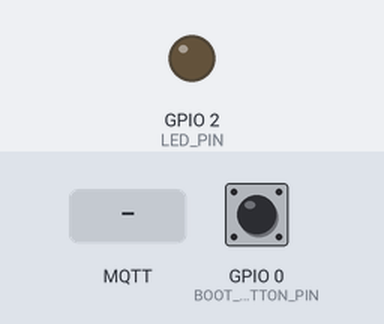
Recording of a sketch running on a simulated ESP32. Shown: output pins drawn as LEDs (lit = HIGH). Dashed ring = blinking. Inputs (shaded band) come from the test bench; at power-on: GPIO 0 (BOOT_BUTTON_PIN) HIGH. WiFi joins after 1.5 s; servers stay silent unless stated; no MQTT or app messages arrive unless stated; what the sketch prints to the serial monitor is not drawn.

Above: at 2.7 s.
2.8 s: MQTT message "connected" arrives on the first subscribed topic
At 3.1 s:
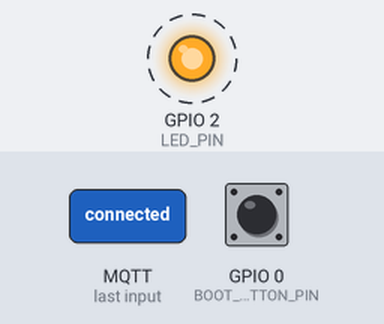
5.8 s: GPIO 0 (BOOT_BUTTON_PIN) pulled LOW for 0.15 s
7.4 s: MQTT message "1" arrives on the first subscribed topic
8.9 s: MQTT message "on" arrives on the first subscribed topic
Timing chart, 0 to 11.4 s (numbered marks = the images above; inputs shaded):
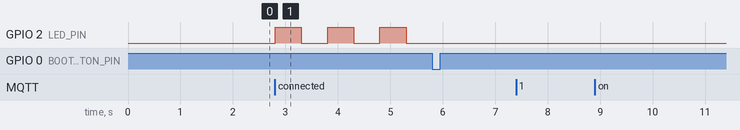

Measured:
- after the input at 2.8 s, GPIO 2 (LED_PIN): alternates HIGH for 0.50 s and LOW for 0.50 s, starting at once
- after the input at 5.8 s, every drawn part: stays the same
- after the input at 7.4 s, every drawn part: stays the same
- after the input at 8.9 s, every drawn part: stays the same

The sketch:

PMD_IC_Temp_Boot_Magnetic_Builtin_LED.ino
```cpp
// The Sender ESP32 connects to WiFi and an MQTT broker to communicate with the Receiver ESP32.
// It monitors the internal temperature and sends this value to the MQTT broker every 5 seconds.
// When the BOOT button (GPIO 0) is pressed, it sends an "emergency level 6" message to the Receiver ESP32 via MQTT.
// The internal LED (GPIO 2) blinks to indicate a successful connection with the Receiver ESP32.


#include "esp_system.h"  // ESP32 system functions
#include <WiFi.h>
#include <PubSubClient.h>

// WiFi credentials
const char* ssid = "your_SSID";
const char* password = "your_PASSWORD";

// MQTT Broker
const char* mqtt_server = "public.cloud.shiftr.io";
const char* mqtt_user = "your_mqtt_username";
const char* mqtt_password = "your_mqtt_password";

// MQTT Topics
const char* temperature_topic = "esp32/temperature";
const char* connection_confirmation_topic = "esp32/confirmation";
const char* emergency_topic = "esp32/emergency";  // Topic for emergency messages

// Internal LED pin
const int LED_PIN = 2;
const int BOOT_BUTTON_PIN = 0;  // BOOT button is connected to GPIO 0

// Define alarm threshold temperature in degrees Celsius
const float TEMPERATURE_THRESHOLD = 50.0;

// Initialize WiFi and MQTT clients
WiFiClient espClient;
PubSubClient client(espClient);

// Variables for timing
unsigned long previousTempMillis = 0;  // For sending temperature every 5 seconds
unsigned long tempInterval = 5000;     // 5 seconds interval for temperature check
unsigned long previousBlinkMillis = 0; // For blinking the LED
unsigned long blinkInterval = 500;     // 500 ms interval for LED blinking
bool isReceiverConnected = false;      // Receiver connection flag
int blinkCount = 0;                    // To track LED blink cycles

void setup() {
  Serial.begin(115200);
  pinMode(LED_PIN, OUTPUT);  // Set LED pin as output
  pinMode(BOOT_BUTTON_PIN, INPUT_PULLUP);  // Set BOOT button as input with pull-up resistor
  digitalWrite(LED_PIN, LOW);  // Start with LED off
  setup_wifi();
  client.setServer(mqtt_server, 1883);
  client.setCallback(callback);  // Set callback function for MQTT
}

void loop() {
  if (!client.connected()) {
    reconnect();
  }
  client.loop();

  // Check if BOOT button is pressed
  if (digitalRead(BOOT_BUTTON_PIN) == LOW) {
    sendEmergencyLevel6();  // Send emergency level 6 when button is pressed
    delay(500);  // Simple debounce delay to avoid multiple sends on a single press
  }

  // Send temperature every 5 seconds using millis()
  unsigned long currentMillis = millis();
  if (isReceiverConnected && (currentMillis - previousTempMillis >= tempInterval)) {
    previousTempMillis = currentMillis;
    sendTemperature();
  }

  // If receiver is connected, blink the LED three times
  if (isReceiverConnected && blinkCount < 6) {  // Blink LED three times (HIGH and LOW count as one blink)
    if (currentMillis - previousBlinkMillis >= blinkInterval) {
      previousBlinkMillis = currentMillis;
      digitalWrite(LED_PIN, !digitalRead(LED_PIN));  // Toggle LED state
      blinkCount++;
    }
  }
}

void setup_wifi() {
  delay(10);  // This can be kept as WiFi setup isn't critical for non-blocking
  Serial.println();
  Serial.print("Connecting to ");
  Serial.println(ssid);

  WiFi.begin(ssid, password);

  while (WiFi.status() != WL_CONNECTED) {
    delay(500);
    Serial.print(".");
  }

  Serial.println("");
  Serial.println("WiFi connected");
}

void reconnect() {
  while (!client.connected()) {
    Serial.print("Attempting MQTT connection...");
    if (client.connect("ESP32_Sender", mqtt_user, mqtt_password)) {
      Serial.println("connected");
      client.subscribe(connection_confirmation_topic);  // Subscribe to confirmation topic
    } else {
      Serial.print("failed, rc=");
      Serial.print(client.state());
      delay(5000);
    }
  }
}

void sendTemperature() {
  float temp = temperatureRead();
  char tempString[8];
  dtostrf(temp, 1, 2, tempString);  // Convert float to string

  // Publish temperature to MQTT
  client.publish(temperature_topic, tempString);
  Serial.print("Temperature sent: ");
  Serial.println(tempString);
}

void sendEmergencyLevel6() {
  // Send emergency level 6 to the receiver
  client.publish(emergency_topic, "6");
  Serial.println("Emergency level 6 sent!");
}

void callback(char* topic, byte* payload, unsigned int length) {
  Serial.print("Message arrived [");
  Serial.print(topic);
  Serial.print("] ");

  String receivedMessage = "";
  for (int i = 0; i < length; i++) {
    receivedMessage += (char)payload[i];
  }
  Serial.println(receivedMessage);

  // Check if the message is from the confirmation topic
  if (String(topic) == connection_confirmation_topic && receivedMessage == "connected") {
    Serial.println("Receiver connected, starting to blink LED");
    isReceiverConnected = true;
    blinkCount = 0;  // Reset blink counter to start blinking
  }
}
```
